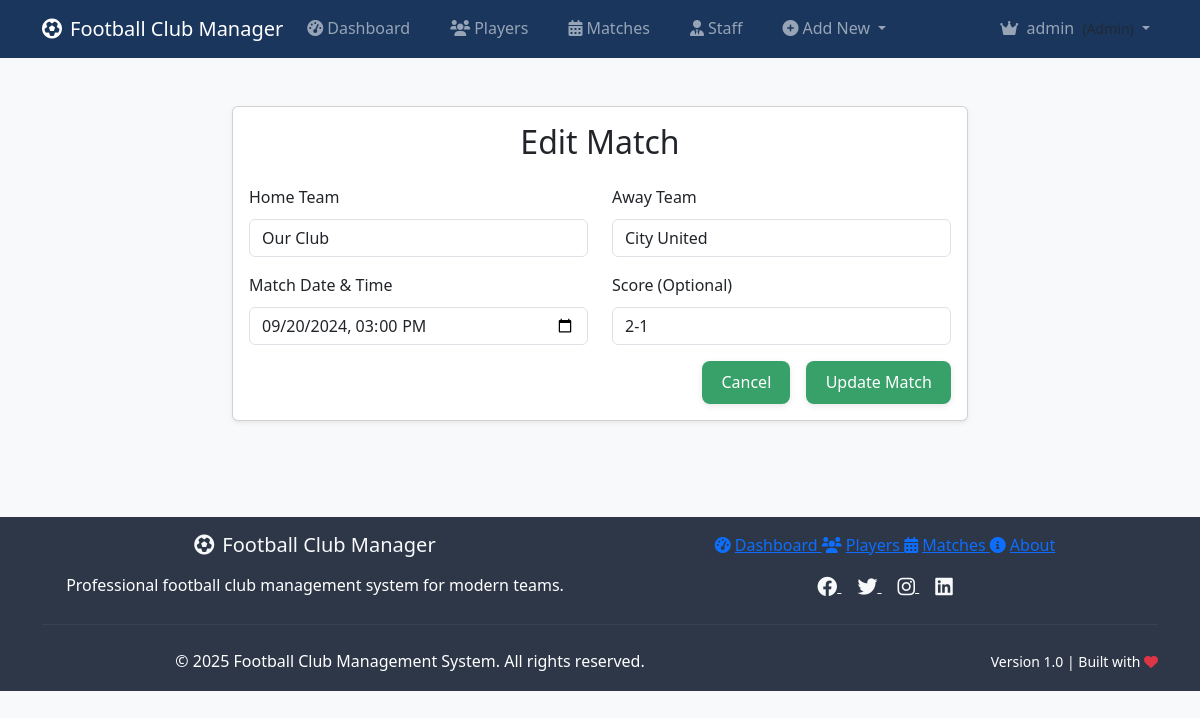
The page /match_edit.php?id=1 (signed in) on the database its author committed.
### tables this page shows
CREATE TABLE matches (
    id INT AUTO_INCREMENT PRIMARY KEY,
    home_team VARCHAR(100) NOT NULL,
    away_team VARCHAR(100) NOT NULL,
    match_date DATETIME NOT NULL,
    score VARCHAR(10),  
    home_score INT DEFAULT NULL,
    away_score INT DEFAULT NULL,
    venue VARCHAR(100),
    match_type ENUM('league', 'cup', 'friendly', 'championship') DEFAULT 'league',
    status ENUM('scheduled', 'live', 'completed', 'postponed', 'cancelled') DEFAULT 'scheduled',
    attendance INT,
    referee VARCHAR(100),
    notes TEXT,
    created_at TIMESTAMP DEFAULT CURRENT_TIMESTAMP,
    updated_at TIMESTAMP DEFAULT CURRENT_TIMESTAMP ON UPDATE CURRENT_TIMESTAMP,
    INDEX idx_match_date (match_date),
    INDEX idx_home_team (home_team),
    INDEX idx_away_team (away_team),
    INDEX idx_status (status)
);

### public/match_edit.php (the view, shortened to what this page needs)
<?php
require_once '../src/controllers/MatchController.php';
$match = null;
if (isset($_GET['id'])) {
    $stmt = $conn->prepare("SELECT * FROM matches WHERE id = ?");
    $stmt->execute([$_GET['id']]);
    $match = $stmt->fetch(PDO::FETCH_ASSOC);
}
?>
<!DOCTYPE html>
<html lang="en">
<head>
    <link href="https://cdn.jsdelivr.net/npm/bootstrap@5.3.0/dist/css/bootstrap.min.css" rel="stylesheet">
    <link rel="stylesheet" href="assets/css/style.css">
</head>
<body class="bg-light">
    <?php include '../src/views/partials/header.php'; ?>
    <div class="container py-5">
        <div class="row justify-content-center">
            <div class="col-md-8">
                <div class="card shadow-sm">
                    <div class="card-body">
                        <h2 class="mb-4 text-center">Edit Match</h2>
                        <form method="POST" action="match_edit.php?id=<?php echo $_GET['id']; ?>">
                            <div class="row">
                                <div class="col-md-6">
                                    <div class="mb-3">
                                        <label for="home_team" class="form-label">Home Team</label>
                                        <input type="text" class="form-control" id="home_team" name="home_team"
                                               value="<?php echo htmlspecialchars($match['home_team'] ?? ''); ?>" required>
                                    </div>
                                </div>
                                <div class="col-md-6">
                                    <div class="mb-3">
                                        <label for="away_team" class="form-label">Away Team</label>
                                        <input type="text" class="form-control" id="away_team" name="away_team"
                                               value="<?php echo htmlspecialchars($match['away_team'] ?? ''); ?>" required>
                                    </div>
                                </div>
                            </div>
                            <div class="row">
                                <div class="col-md-6">
                                    <div class="mb-3">
                                        <label for="match_date" class="form-label">Match Date & Time</label>
                                        <input type="datetime-local" class="form-control" id="match_date" name="match_date"
                                               value="<?php echo date('Y-m-d\TH:i', strtotime($match['match_date'] ?? '')); ?>" required>
                                    </div>
                                </div>
                                <div class="col-md-6">
                                    <div class="mb-3">
                                        <label for="score" class="form-label">Score (Optional)</label>
                                        <input type="text" class="form-control" id="score" name="score"
                                               value="<?php echo htmlspecialchars($match['score'] ?? ''); ?>"
                                               placeholder="e.g., 2-1">
                                    </div>
                                </div>
                            </div>
                            <div class="d-grid gap-2 d-md-flex justify-content-md-end">
                                <a href="matches.php" class="btn btn-secondary me-md-2">Cancel</a>
                                <button type="submit" class="btn btn-primary">Update Match</button>
                            </div>
                        </form>
                    </div>
                </div>
            </div>
        </div>
    </div>
    <?php include '../src/views/partials/footer.php'; ?>
</body>
</html>

### public/assets/css/style.css (style rules this page uses)
:root { --primary: #1a365d; --accent: #38a169; --bg: #f7fafc; --text: #2d3748; --radius: 8px; --shadow: 0 2px 6px rgba(0, 0, 0, 0.1); }
* { box-sizing: border-box; margin: 0; padding: 0; font-family: "Segoe UI", sans-serif; }
body { background: var(--bg); color: var(--text); line-height: 1.6; display: flex; flex-direction: column; min-height: 100vh; }
.btn { background: var(--accent); color: white; padding: 0.6rem 1.2rem; border: none; border-radius: var(--radius); cursor: pointer; box-shadow: var(--shadow); transition: 0.3s; }

### rows shown on the page
matches: home_team "Our Club", away_team "City United", match_date "09/20/2024 15:00", score "2-1"

### other values the page prints
$_SESSION['username'] "admin"
